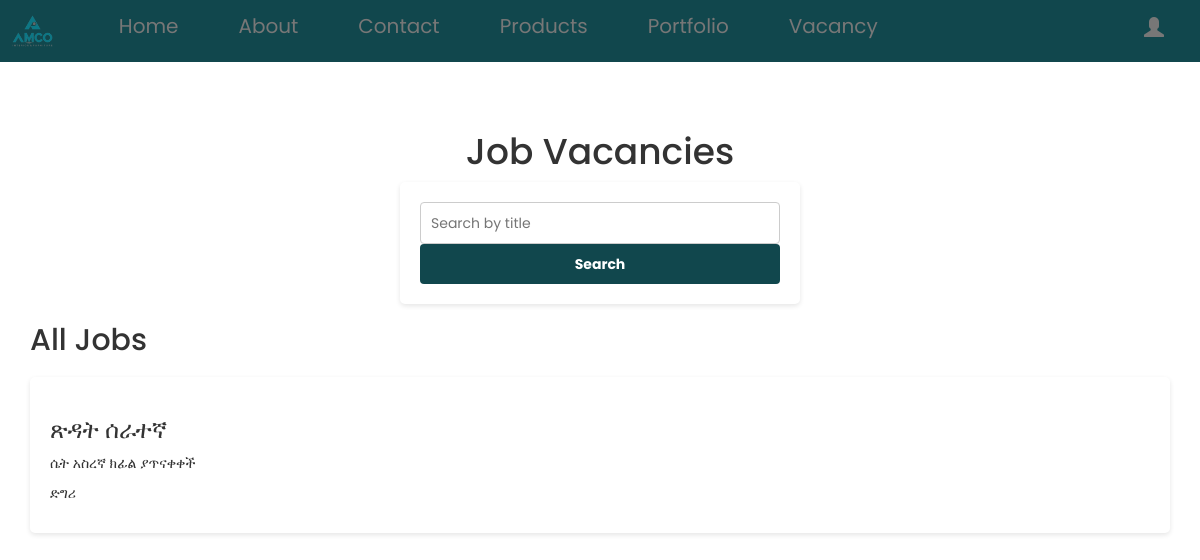
The page /vacancy on the database as committed earlier.
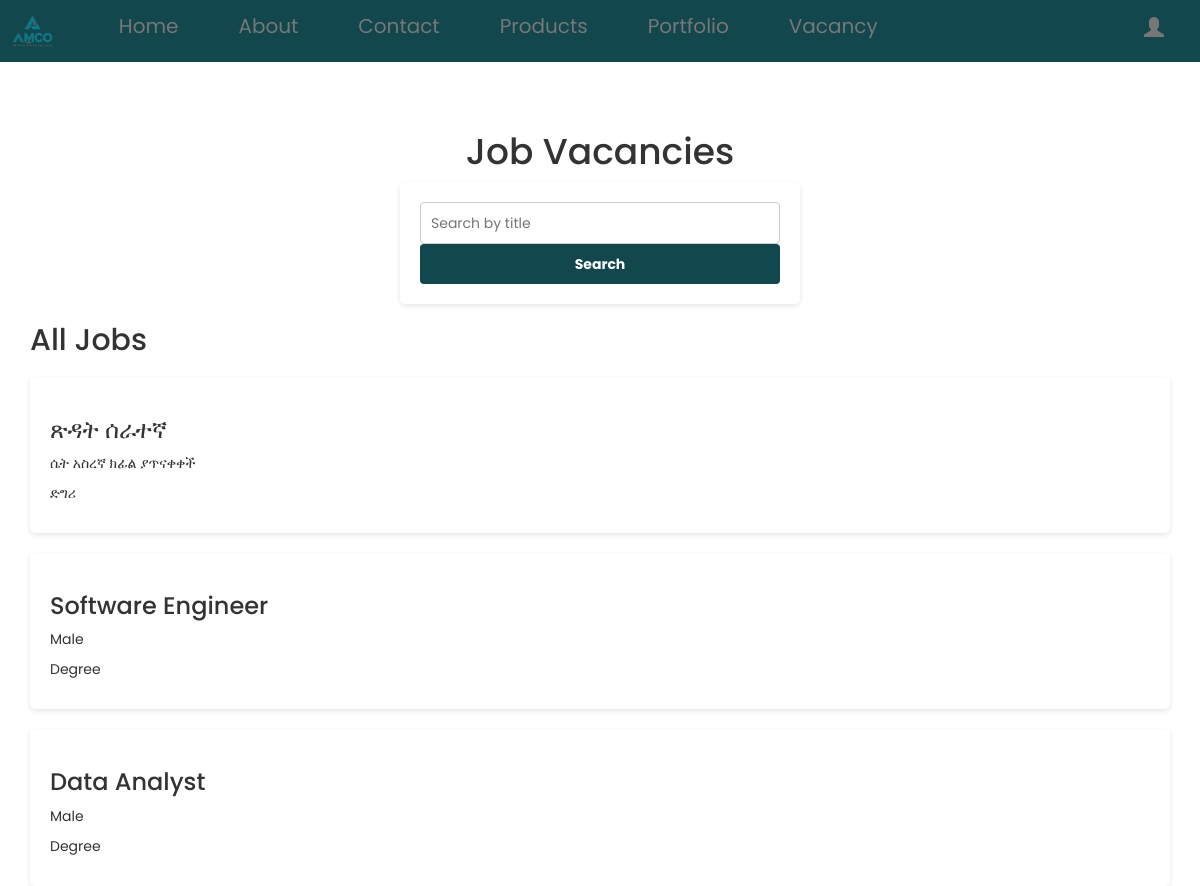
The same page on the database as committed later.
### app.py (models this page shows, shortened)
class Job(db.Model):
    id = db.Column(db.Integer, primary_key=True)
    title = db.Column(db.String(100), nullable=False)
    description = db.Column(db.String(500), nullable=False)
    requirements = db.Column(db.String(500), nullable=False)
    deadline = db.Column(db.DateTime, nullable=True)
    is_active = db.Column(db.Boolean, default=True)

### app.py (the view)
@app.route('/vacancy')
def vacancy():
    jobs = Job.query.filter_by(is_active=True).all()
    return render_template('vacancy.html', jobs=jobs)

### templates/vacancy.html (shortened to what this page needs)
<!DOCTYPE html>
<html>
<head>
    <link rel="stylesheet" href="https://maxcdn.bootstrapcdn.com/bootstrap/3.3.7/css/bootstrap.min.css">
</head>
<body>
    <nav class="navbar navbar-default">
        <div class="container-fluid">
            <div class="navbar-header">
                <a class="navbar-brand" href="#">
                    <img src="/static/images/logo.png" alt="Logo" height="50">
                </a>
            </div>
            <ul class="nav navbar-nav">
                <li><a href="/home">Home</a></li>
                <li><a href="/home">About</a></li>
                <li><a href="/home">Contact</a></li>
                <li><a href="/prod">Products</a></li>
                <li><a href="/home">Portfolio</a></li>
                <li><a href="/">Vacancy</a></li>
            </ul>
            <ul class="nav navbar-nav navbar-right">
                <li><a href="/lagin"><span class="glyphicon glyphicon-user"></span></a></li>
            </ul>
        </div>
    </nav>
    <div class="container">
        <h1>Job Vacancies</h1>
        <form action="{{ url_for('search') }}" method="post">
            <input type="text" name="search_term" placeholder="Search by title">
            <button type="submit">Search</button>
        </form>
        <h2>All Jobs</h2>
        {% for job in jobs %}
        <div class="job">
            <h3>{{ job.title }}</h3>
            <p>{{ job.description }}</p>
            <p>{{ job.requirements }}</p>
        </div>
        {% endfor %}
    </div>
</body>
</html>

Rows that differ between the two databases and show on the page:
added Job: title "Software Engineer", description "Male", requirements "Degree"
added Job: title "Data Analyst", description "Male", requirements "Degree"
